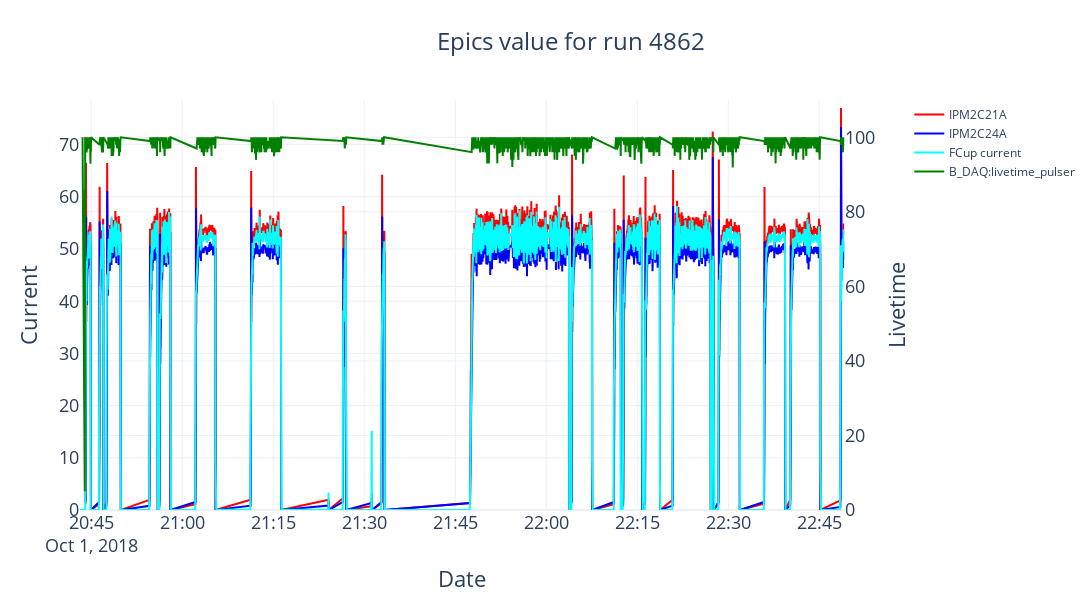

The notebook cell this image was saved under:
### Code cell
max_y_epics = np.max( [ipm2c21a["value"].max(), ipm2c24a["value"].max()])
fig = make_subplots(specs=[[{"secondary_y": True}]])
fig.update_layout(height=600, width=1200, 
                  title=go.layout.Title(text=f"Epics value for run {data.All_Runs.iloc[i_run].name}", xanchor="left", x=0.4),
                  titlefont=dict(size=24),)
plot_trace(ipm2c21a, name="IPM2C21A",color="red")
plot_trace(ipm2c24a,name="IPM2C24A",color="blue")
plot_trace(fcup_current,name="FCup current",color="aqua")
plot_trace(livetime_pulser,"B_DAQ:livetime_pulser",color="green", secondary_y=True)
plot_trace(livetime,"B_DAQ:livetime",color="limegreen", secondary_y=True)
fig.update_xaxes(title_text="Date", titlefont=dict(size=22), tickfont=dict(size=18))
fig.update_yaxes(title_text="Current", titlefont=dict(size=22),range=[0., max_y_epics*1.02], tickfont=dict(size=18))
fig.update_yaxes(title_text="Livetime", titlefont=dict(size=22),range=[0., 110.], tickfont=dict(size=18), secondary_y=True)
fig.show()

### Figure 1 — Plotly figure (JSON) as saved in the notebook; plotly's stock layout.template omitted (floating-point values rounded to 4 significant figures; data arrays with more than 128 entries replaced by an {"elided": "..."} marker saying what was removed)
{"data": [{"line": {"color": "red"}, "name": "IPM2C21A", "type": "scatter", "x": {"elided": "3569 str values"}, "xaxis": "x", "y": {"elided": "3569 float values"}, "yaxis": "y"}, {"line": {"color": "blue"}, "name": "IPM2C24A", "type": "scatter", "x": {"elided": "3574 str values"}, "xaxis": "x", "y": {"elided": "3574 float values"}, "yaxis": "y"}, {"line": {"color": "aqua"}, "name": "FCup current", "type": "scatter", "x": {"elided": "6210 str values"}, "xaxis": "x", "y": {"elided": "6210 float values"}, "yaxis": "y"}, {"line": {"color": "green"}, "name": "B_DAQ:livetime_pulser", "type": "scatter", "x": {"elided": "1417 str values"}, "xaxis": "x", "y": {"elided": "1417 float values"}, "yaxis": "y2"}], "layout": {"height": 600, "title": {"font": {"size": 24}, "text": "Epics value for run 4862", "x": 0.4, "xanchor": "left"}, "width": 1200, "xaxis": {"anchor": "y", "autorange": true, "domain": [0, 0.94], "range": ["2018-10-01 20:43:09.211", "2018-10-01 22:49:06.934"], "tickfont": {"size": 18}, "title": {"font": {"size": 22}, "text": "Date"}, "type": "date"}, "yaxis": {"anchor": "x", "domain": [0, 1], "range": [0, 78.54], "tickfont": {"size": 18}, "title": {"font": {"size": 22}, "text": "Current"}, "type": "linear"}, "yaxis2": {"anchor": "x", "overlaying": "y", "range": [0, 110], "side": "right", "tickfont": {"size": 18}, "title": {"font": {"size": 22}, "text": "Livetime"}, "type": "linear"}}}
